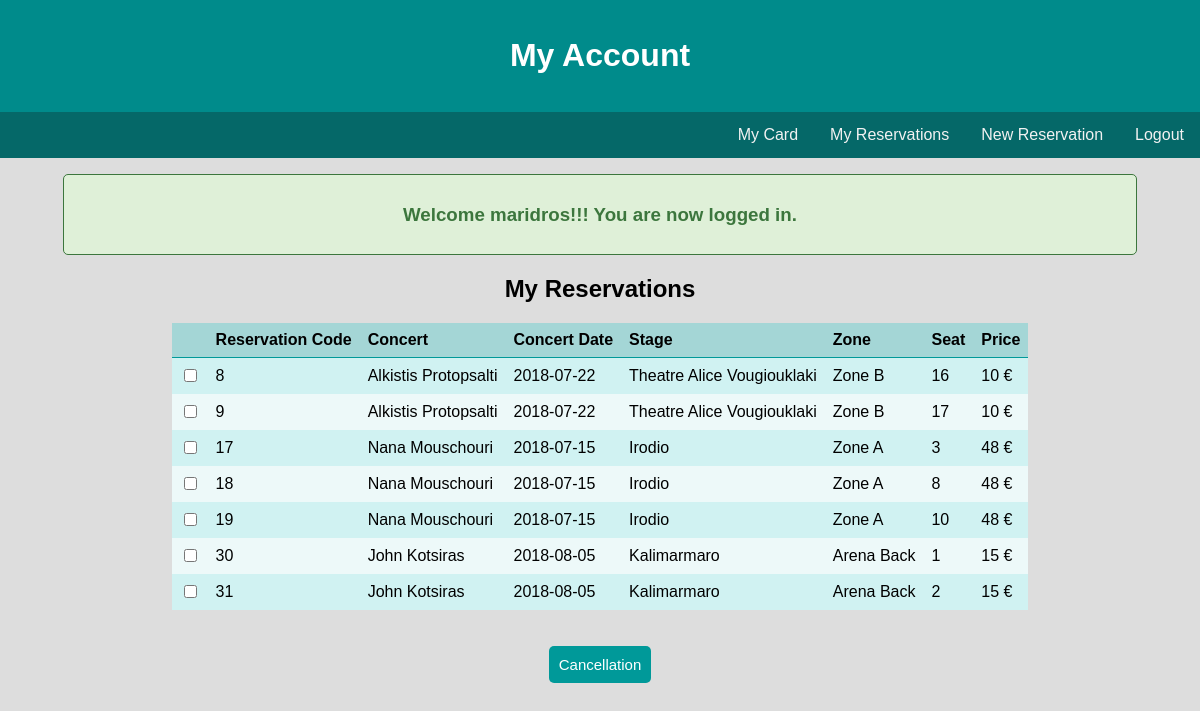
Page /concerts_site/index.php (signed in) on the committed database.
### tables this page shows
CREATE TABLE IF NOT EXISTS `reservations` (
`r_id` int(10) unsigned NOT NULL,
  `uname` varchar(100) NOT NULL,
  `p_id` int(10) unsigned NOT NULL,
  `seat` int(10) unsigned NOT NULL
);

CREATE TABLE IF NOT EXISTS `concerts` (
`concert_id` int(10) unsigned NOT NULL,
  `date` date NOT NULL,
  `title` varchar(500) NOT NULL
);

CREATE TABLE IF NOT EXISTS `stages` (
`stage_id` int(10) unsigned NOT NULL,
  `stage` varchar(500) NOT NULL
);

CREATE TABLE IF NOT EXISTS `zones` (
`zone_id` int(10) unsigned NOT NULL,
  `zone` varchar(500) NOT NULL,
  `stage_id` int(10) unsigned NOT NULL,
  `seats` int(10) unsigned NOT NULL
);

CREATE TABLE IF NOT EXISTS `prices` (
`p_id` int(10) unsigned NOT NULL,
  `concert_id` int(10) unsigned NOT NULL,
  `zone_id` int(10) unsigned NOT NULL,
  `price` double unsigned NOT NULL
);

### concerts_site/index.php (the view, shortened to what this page needs)
<?php
  $db = mysqli_connect("localhost", "root", "", "concerts_db");
?>
<!DOCTYPE html>
<html lang="en">
<head>
<link rel="stylesheet" type="text/css" href="index.css">
</head>
<body>
<header>
            <h1>My Account</h1>
</header>
<div class="topnav">
  <a href="index.php?logout='1'">Logout</a>
  <a href="reserve.php">New Reservation</a>
  <a href="index.php">My Reservations</a>
  <a href="card.php">My Card</a>
</div>
<div class="content">
    <?php  if (isset($_SESSION['username'])) : ?>
		<?php if (isset($_SESSION['success'])) : ?>
			<div class ="error success">
				<h3>
				Welcome <?php echo $_SESSION['username']; ?>!!!
				<?php
					echo $_SESSION['success'].".";
				?>
				</h3>
			</div>
		<?php endif ?>
    	<h2>My Reservations</h2>
		<?php
		  $query = "SELECT reservations.r_id, concerts.title, concerts.date, stages.stage, zones.zone, reservations.seat, prices.price FROM reservations, concerts, stages, zones, prices WHERE reservations.uname = '".$_SESSION['username']."' AND prices.p_id = reservations.p_id AND concerts.concert_id = prices.concert_id AND zones.zone_id = prices.zone_id AND stages.stage_id = zones.stage_id";
  	      $results = mysqli_query($db, $query);
		  $row = mysqli_fetch_row($results);
          $n = mysqli_num_fields($results);
		  if ($row) {
		?>
		<form method="post" action="reservations_cancel.php">
		<table>
			<tr>
				<th></th>
				<th>Reservation Code</th>
				<th>Concert</th>
				<th>Concert Date</th>
				<th>Stage</th>
				<th>Zone</th>
				<th>Seat</th>
				<th>Price</th>
			</tr>
			<?php
		  while ($row) {
			?>
			<tr>
			<?php
		    for ($i = 0; $i < $n; $i++) {
		      $val = $row[$i];
			  if ($i == 0) : ?>
			  <td><input name="reservation[]" type="checkbox" value="<?= $val?>"></td>
			  <?php
			  endif
			  ?>
			  <td>
			  <?= $val?>
			  <?php if ($i == 6) :?>
			  €
			  <?php endif?>
			  </td>
			  <?php
		    }
			?>
			</tr>
			<?php
			$row = mysqli_fetch_row($results);
		  }
		?>
		</table>
		<br>
		<br>
		<button type="submit" class="btn" name="Cancellation">Cancellation</button>
		</form>
    <?php
		  }
	else
		echo "Reservations not found.";
	endif
	?>
</div>
</body>
</html>

### concerts_site/index.css (style rules this page uses)
* { box-sizing: border-box; font-family: Arial, Helvetica, sans-serif; }
body { margin: 0; font-family: Arial, Helvetica, sans-serif; background-color: #ddd; }
header { padding: 1em; color: white; background-color: darkcyan; clear: left; text-align: center; }
table { border-collapse: collapse; margin: 0 auto; background: #edf9f9; }
th { text-align: left; padding: 8px; border-bottom: 1px solid #009999; background-color: #a4d6d6; }
td { text-align: left; padding: 8px; }
tr:nth-child(even) { background-color: #d0f2f2 }
.topnav { overflow: hidden; background-color: #056868; }
.topnav a { float: right; display: block; color: #f2f2f2; text-align: center; padding: 14px 16px; text-decoration: none; }
.content { text-align: center; padding: 1em; overflow: hidden; }
.error { width: 92%; margin: 0px auto; padding: 10px; border: 1px solid #a94442; color: #a94442; background: #f2dede; border-radius: 5px; text-align: left; }
.success { text-align: center; color: #3c763d; background: #dff0d8; border: 1px solid #3c763d; margin-bottom: 20px; }
.btn { padding: 10px; font-size: 15px; color: white; background: #009999; border: none; border-radius: 5px; }

### rows in the picture
reservations: r_id "8", seat "16"
concerts: title "Alkistis Protopsalti", date "2018-07-22"
stages: stage "Theatre Alice Vougiouklaki"
zones: zone "Zone B"
prices: price "10"
reservations: r_id "9", seat "17"
reservations: r_id "17", seat "3"
concerts: title "Nana Mouschouri", date "2018-07-15"
stages: stage "Irodio"
zones: zone "Zone A"
prices: price "48"
reservations: r_id "18", seat "8"
reservations: r_id "19", seat "10"
reservations: r_id "30", seat "1"
concerts: title "John Kotsiras", date "2018-08-05"
stages: stage "Kalimarmaro"
zones: zone "Arena Back"
prices: price "15"
reservations: r_id "31", seat "2"

### other values in the picture
$_SESSION['username'] "maridros"
$_SESSION['success'] "You are now logged in"
